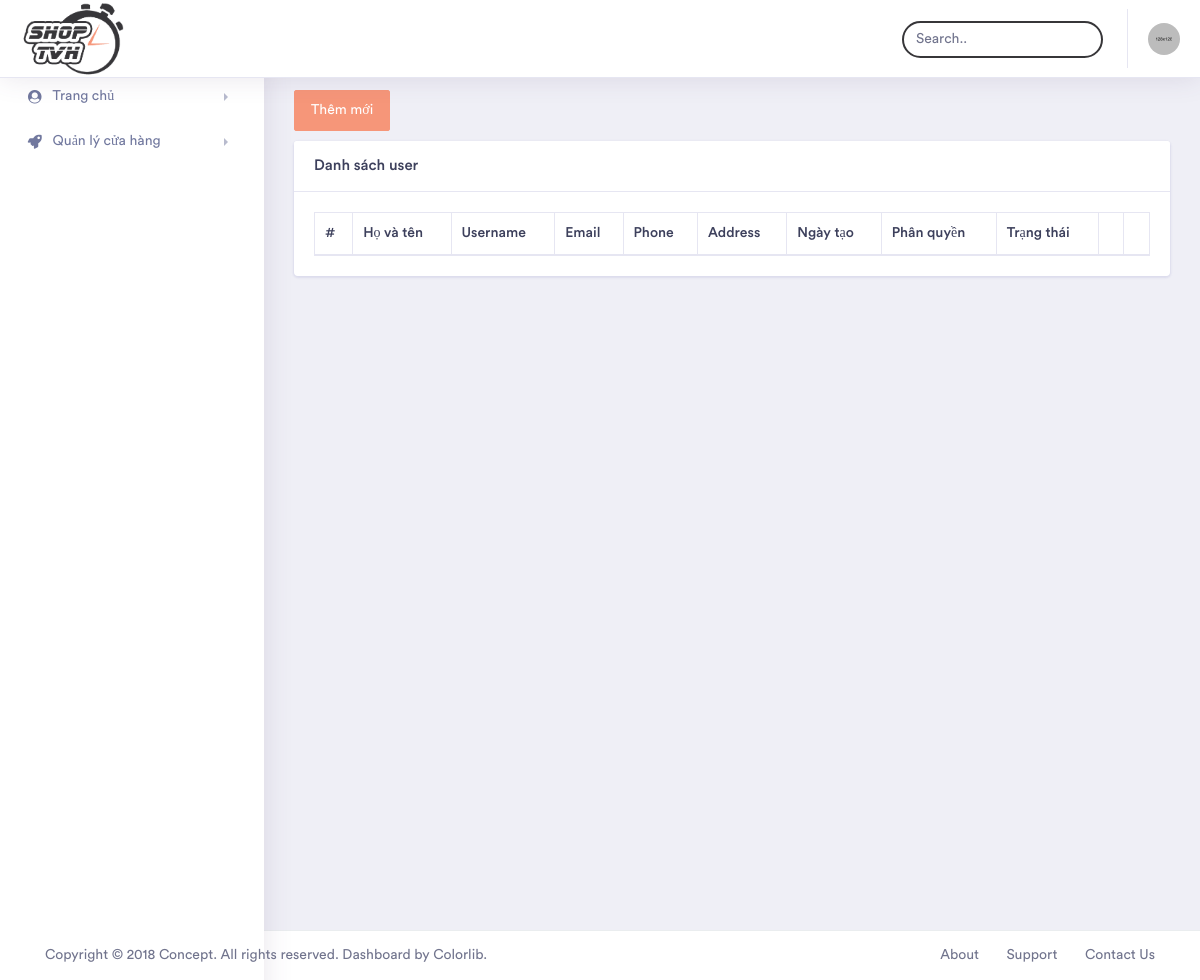
Before: /admin/index.php?module=listuser (signed in) with the older database file.
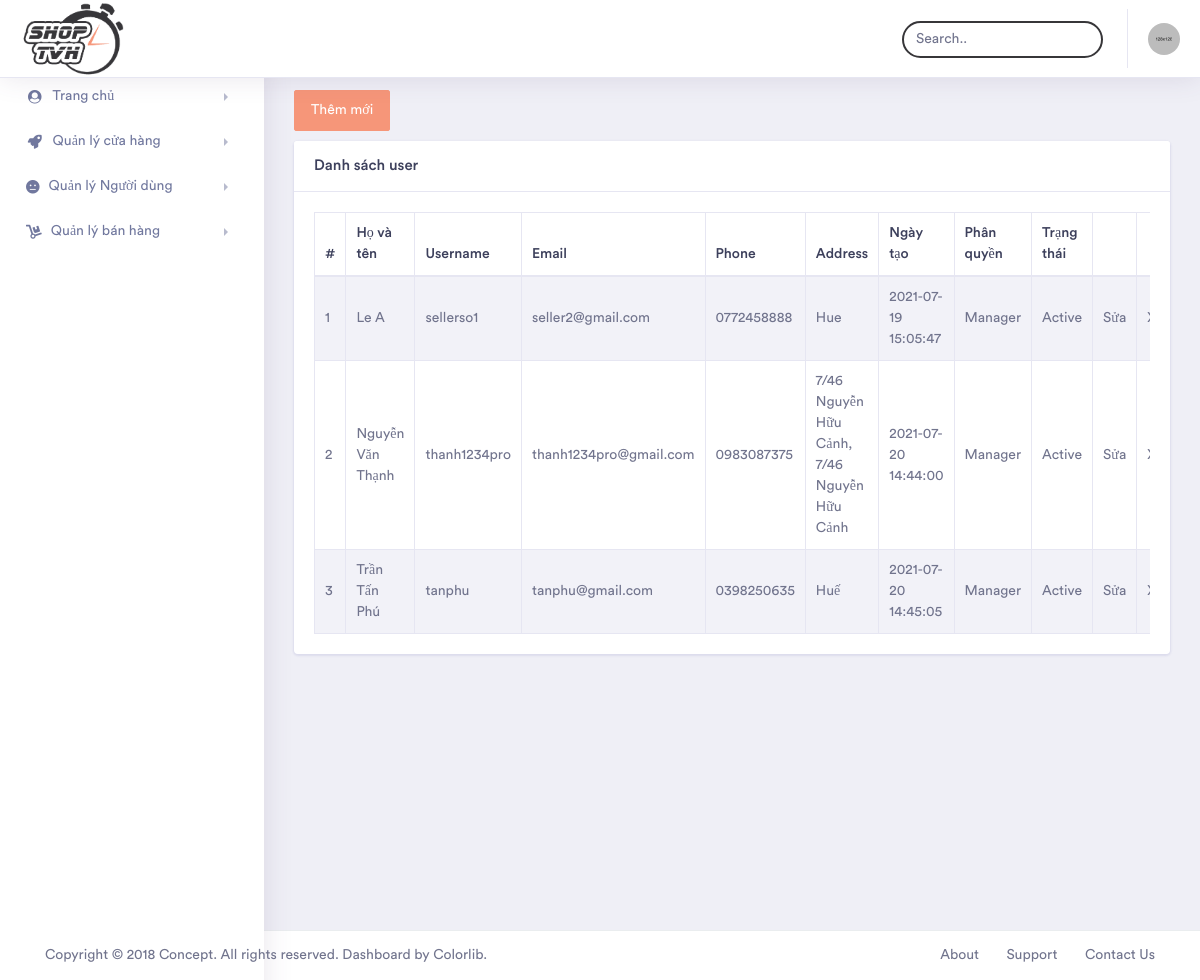
After: the same page with the newer database file.
### tables this page shows
CREATE TABLE `member` (
  `MemberID` int(11) NOT NULL,
  `Username` varchar(50) NOT NULL,
  `Password` varchar(50) NOT NULL,
  `Fullname` varchar(255) DEFAULT NULL,
  `Email` varchar(255) DEFAULT NULL,
  `Phone` varchar(20) DEFAULT NULL,
  `Address` varchar(255) DEFAULT NULL,
  `CreateDate` datetime DEFAULT NULL,
  `RoleID` int(11) NOT NULL,
  `Status` bit(1) NOT NULL
);

CREATE TABLE `role` (
  `RoleID` int(11) NOT NULL,
  `RoleName` varchar(100) NOT NULL,
  `Status` bit(1) NOT NULL
);

### admin/modules/listuser.php (the view, shortened to what the changed rows need)
<div class="container-fluid  dashboard-content">
    <div class="row">
        <div class="col-xl-12 col-lg-12 col-md-12 col-sm-12 col-12">
            <div class="card">
                <div class="card-body">
                    <div class="table-responsive">
                        <table id="table_id" class="table table-striped table-bordered first">
                            <thead>
                                <tr>
                                    <th>#</th>
                                    <th>Họ và tên</th>
                                    <th>Username</th>
                                    <th>Email</th>
                                    <th>Phone</th>
                                    <th>Address</th>
                                    <th>Ngày tạo</th>
                                    <th>Phân quyền</th>
                                    <th>Trạng thái</th>
                                    <th></th>
                                    <th></th>
                                </tr>
                            </thead>
                            <tbody>
                                <?php
                                $sqlSelect = "SELECT * FROM member WHERE MemberID > 1";
                                $result = mysqli_query($conn, $sqlSelect) or die("Lỗi truy vấn");
                                if (mysqli_num_rows($result) > 0) {
                                    $count = 0;
                                    while ($row = mysqli_fetch_assoc($result)) {
                                        $count++;
                                    ?>
                                    <tr>
                                        <td><?php echo $count?></td>
                                        <td><?php echo $row["Fullname"]?></td>
                                        <td><?php echo $row["Username"];?></td>
                                        <td><?php echo $row["Email"];?></td>
                                        <td><?php echo $row["Phone"];?></td>
                                        <td><?php echo $row["Address"];?></td>
                                        <td><?php echo $row["CreateDate"];?></td>
                                        <?php
                                            $sqlSelectr = "SELECT * FROM role WHERE RoleID=".$row["RoleID"];
                                            $resultr = mysqli_query($conn, $sqlSelectr) or die("Lỗi truy vấn");
                                                    while($rowr = mysqli_fetch_array($resultr)){
                                        ?>
                                        <td><?php echo $rowr["RoleName"];?></td>
                                        <?php }?>
                                        <td><?php echo $row["Status"] ? "Active" : "Not working" ?></td>
                                        <td><a href="index.php?module=edituser&id=<?php echo $row["MemberID"]?>">Sửa</a></td>
                                        <td><a href="index.php?module=deleteuser&id=<?php echo $row["MemberID"]?>">Xóa</a></td>
                                    </tr>
                                <?php }
                                    } ?>
                            </tbody>
                        </table>
                    </div>
                </div>
            </div>
        </div>
    </div>
</div>

### admin/modules/header.php (shortened to what the changed rows need)
<div class="dashboard-header">
    <nav class="navbar navbar-expand-lg bg-white fixed-top">
    <a href="index.php" class="logo" title="LOGO TIEU DE">
                                <img src="../libs/images/logonew1.png" style="width: 150px;" alt="" title="">
                            </a>
    </nav>
</div>

### admin/modules/nav-left.php (shortened to what the changed rows need)
<div class="nav-left-sidebar ">
    <div class="menu-list">
        <nav class="navbar navbar-expand-lg navbar-light">
            <div class="collapse navbar-collapse" id="navbarNav">
                <ul class="navbar-nav flex-column">
                    <?php if(isset($_SESSION["login"])){
                        $seslogin = $_SESSION["login"][8];
                        if ($seslogin==1) {
                                                ?>
                     <li class="nav-item">
                        <a class="nav-link" href="#" data-toggle="collapse" aria-expanded="false" data-target="#submenu-4" aria-controls="submenu-4"><i class="fas fa-meh"></i>Quản lý Người dùng</a>
                    </li>
                    <?php }} ?>
                    <?php if(isset($_SESSION["login"])){
                        $seslogin = $_SESSION["login"][8];
                        if ($seslogin==1 || $seslogin==2) {
                                                ?>
                     <li class="nav-item">
                        <a class="nav-link" href="#" data-toggle="collapse" aria-expanded="false" data-target="#submenu-6" aria-controls="submenu-6"><i class="fas fa-dolly"></i>Quản lý bán hàng</a>
                    </li>
                    <?php }} ?>
                </ul>
            </div>
        </nav>
    </div>
</div>

Changed rows visible on the page:
added member: Fullname "Le A", Username "sellerso1", Email "seller2@gmail.com", Phone "0772458888", Address "Hue", CreateDate "2021-07-19 15:05:47", Status "Active"
added role: RoleName "Manager"
added member: Fullname "Nguyễn Văn Thạnh", Username "thanh1234pro", Email "thanh1234pro@gmail.com", Phone "0983087375", Address "7/46 Nguyễn Hữu Cảnh, 7/46 Nguyễn Hữu Cảnh", CreateDate "2021-07-20 14:44:00", Status "Active"
added member: Fullname "Trần Tấn Phú", Username "tanphu", Email "tanphu@gmail.com", Phone "0398250635", Address "Huế", CreateDate "2021-07-20 14:45:05", Status "Active"
Other visible differences:
text now shown: "Quản lý Người dùng Quản lý bán hàng"
